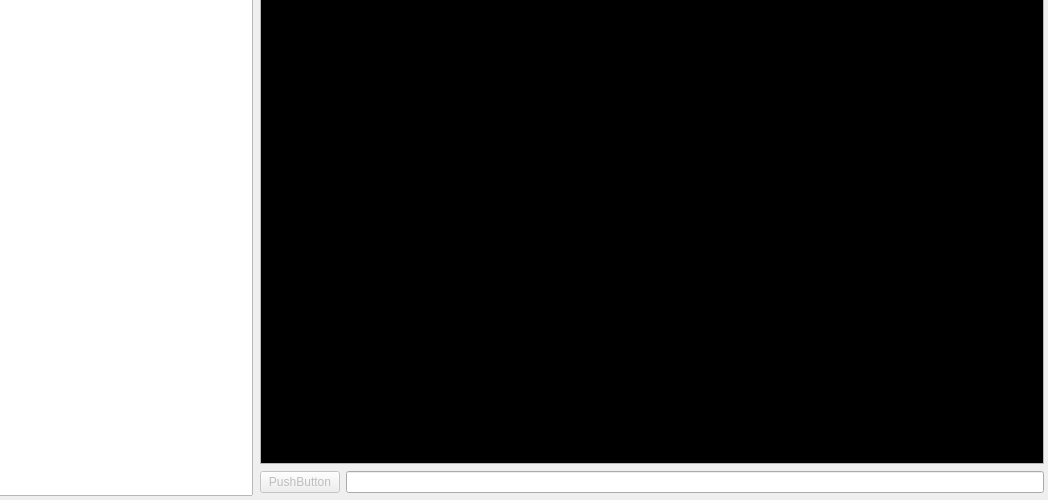
<?xml version="1.0" encoding="UTF-8"?>
<ui version="4.0">
 <class>SendWindow</class>
 <widget class="QWidget" name="SendWindow">
  <property name="geometry">
   <rect>
    <x>0</x>
    <y>0</y>
    <width>1048</width>
    <height>500</height>
   </rect>
  </property>
  <property name="sizePolicy">
   <sizepolicy hsizetype="Fixed" vsizetype="Fixed">
    <horstretch>0</horstretch>
    <verstretch>0</verstretch>
   </sizepolicy>
  </property>
  <property name="windowTitle">
   <string>Form</string>
  </property>
  <widget class="QWidget" name="">
   <property name="geometry">
    <rect>
     <x>260</x>
     <y>470</y>
     <width>784</width>
     <height>25</height>
    </rect>
   </property>
   <layout class="QHBoxLayout" name="horizontalLayout_5">
    <item>
     <widget class="QPushButton" name="SendPushButton">
      <property name="enabled">
       <bool>false</bool>
      </property>
      <property name="text">
       <string>PushButton</string>
      </property>
     </widget>
    </item>
    <item>
     <widget class="QLineEdit" name="SendInputLineEdit"/>
    </item>
   </layout>
  </widget>
  <widget class="QWidget" name="">
   <property name="geometry">
    <rect>
     <x>-5</x>
     <y>-4</y>
     <width>258</width>
     <height>500</height>
    </rect>
   </property>
   <layout class="QHBoxLayout" name="horizontalLayout_3">
    <item>
     <widget class="QListWidget" name="SendSequenceListWidget"/>
    </item>
   </layout>
  </widget>
  <widget class="QPlainTextEdit" name="SendEchoTextEdit">
   <property name="geometry">
    <rect>
     <x>260</x>
     <y>-3</y>
     <width>784</width>
     <height>467</height>
    </rect>
   </property>
   <property name="palette">
    <palette>
     <active>
      <colorrole role="Text">
       <brush brushstyle="SolidPattern">
        <color alpha="255">
         <red>0</red>
         <green>255</green>
         <blue>127</blue>
        </color>
       </brush>
      </colorrole>
      <colorrole role="Base">
       <brush brushstyle="SolidPattern">
        <color alpha="255">
         <red>0</red>
         <green>0</green>
         <blue>0</blue>
        </color>
       </brush>
      </colorrole>
     </active>
     <inactive>
      <colorrole role="Text">
       <brush brushstyle="SolidPattern">
        <color alpha="255">
         <red>0</red>
         <green>255</green>
         <blue>127</blue>
        </color>
       </brush>
      </colorrole>
      <colorrole role="Base">
       <brush brushstyle="SolidPattern">
        <color alpha="255">
         <red>0</red>
         <green>0</green>
         <blue>0</blue>
        </color>
       </brush>
      </colorrole>
     </inactive>
     <disabled>
      <colorrole role="Text">
       <brush brushstyle="SolidPattern">
        <color alpha="255">
         <red>118</red>
         <green>116</green>
         <blue>108</blue>
        </color>
       </brush>
      </colorrole>
      <colorrole role="Base">
       <brush brushstyle="SolidPattern">
        <color alpha="255">
         <red>236</red>
         <green>233</green>
         <blue>216</blue>
        </color>
       </brush>
      </colorrole>
     </disabled>
    </palette>
   </property>
   <property name="readOnly">
    <bool>true</bool>
   </property>
  </widget>
  <zorder>SendPushButton</zorder>
  <zorder>SendInputLineEdit</zorder>
  <zorder>SendSequenceListWidget</zorder>
  <zorder>SendEchoTextEdit</zorder>
  <zorder>SendEchoTextEdit</zorder>
  <zorder></zorder>
  <zorder></zorder>
  <zorder>SendEchoTextEdit</zorder>
 </widget>
 <resources/>
 <connections/>
</ui>
